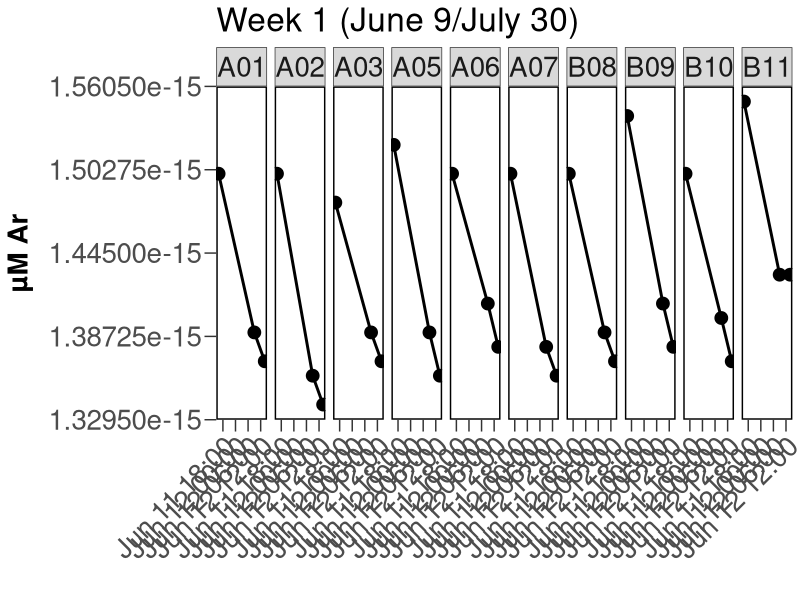
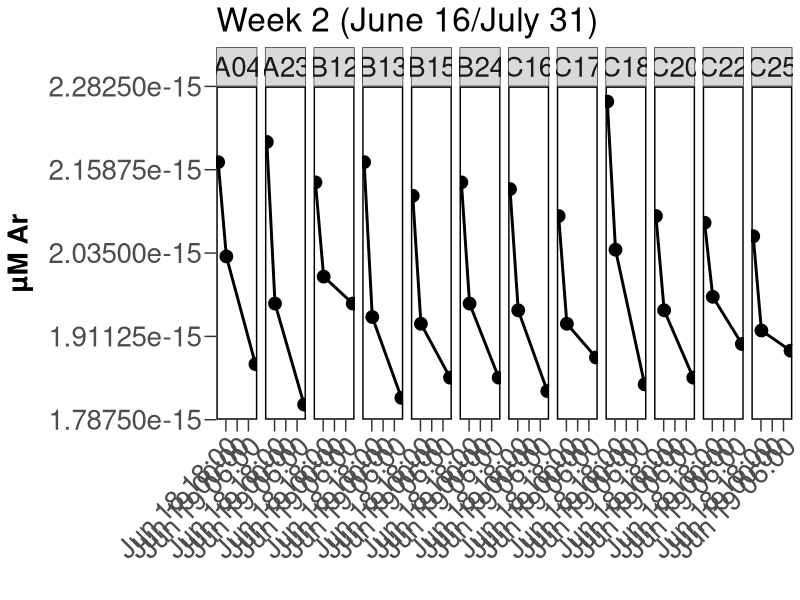
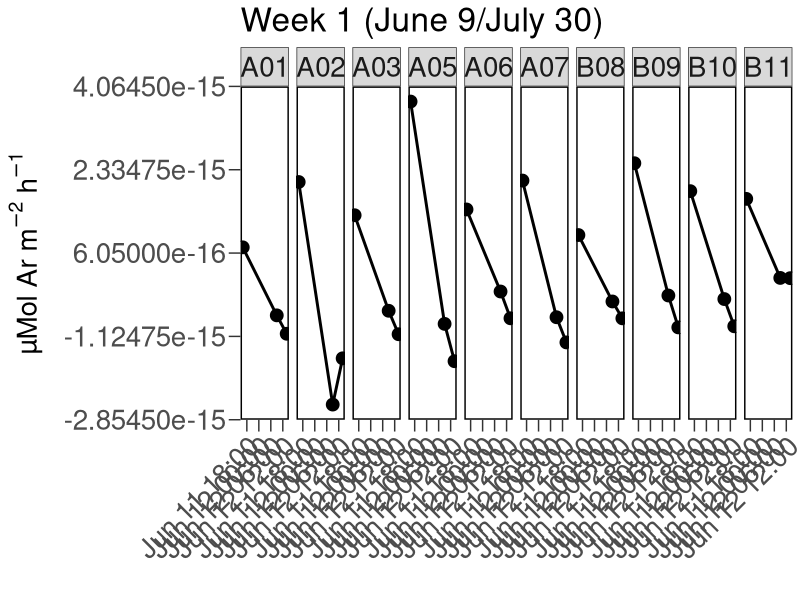
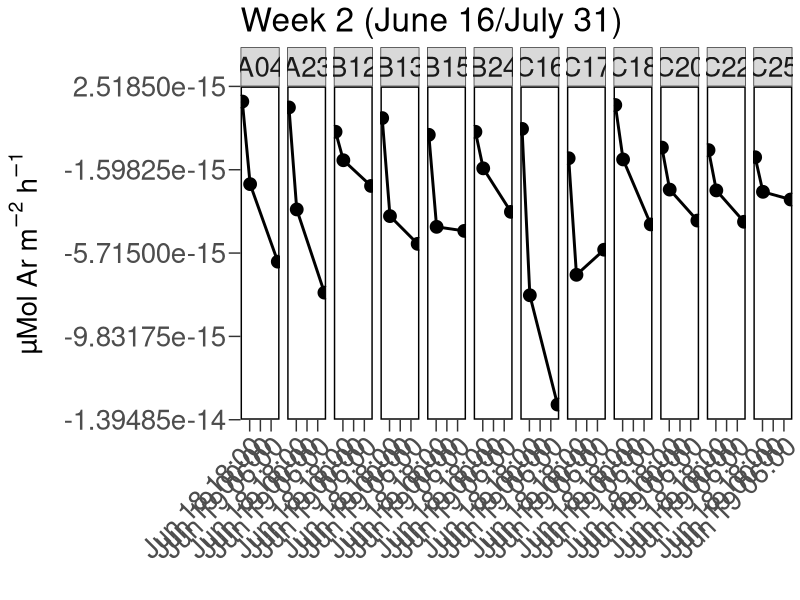
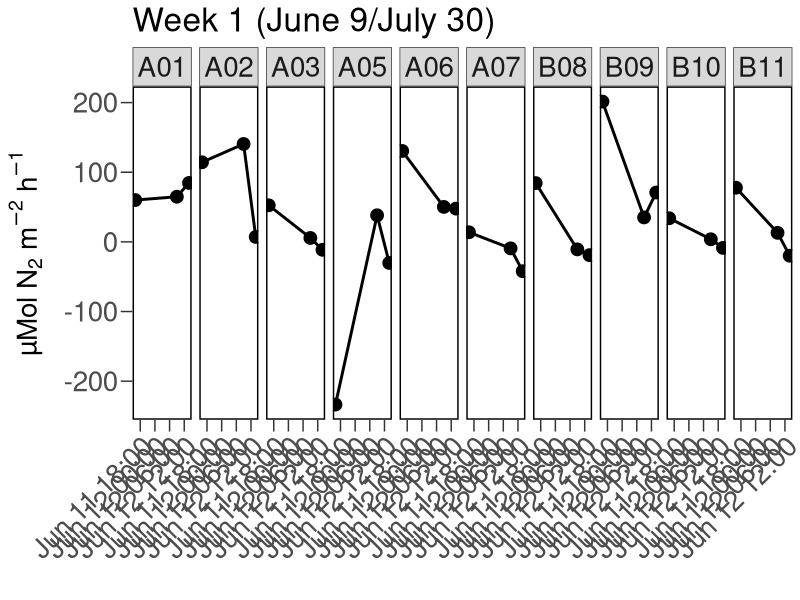
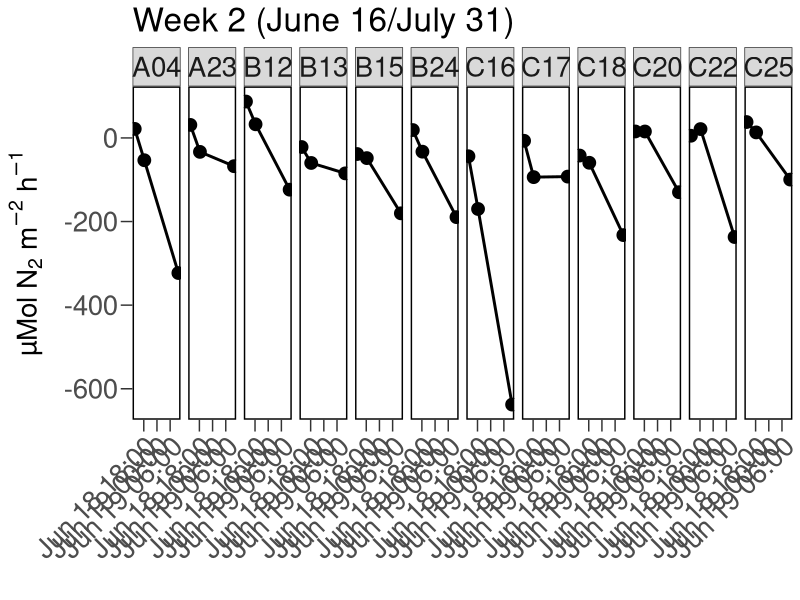
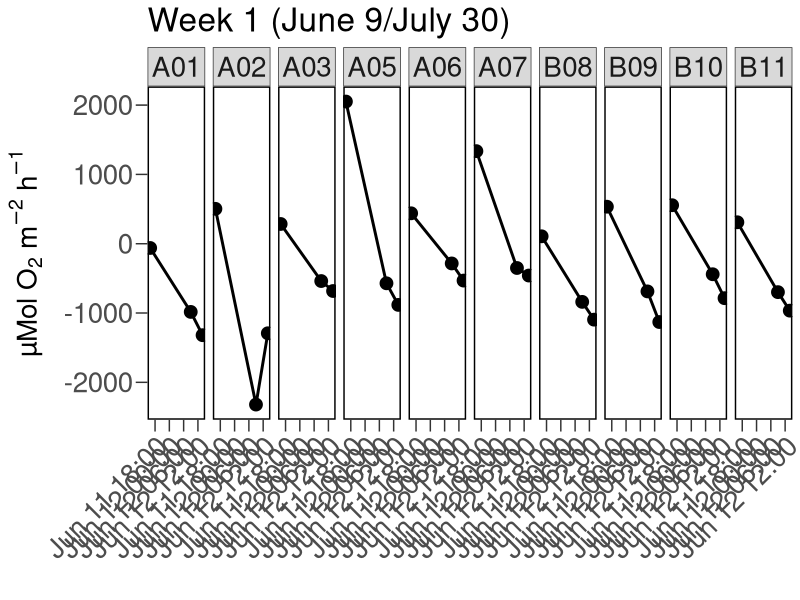
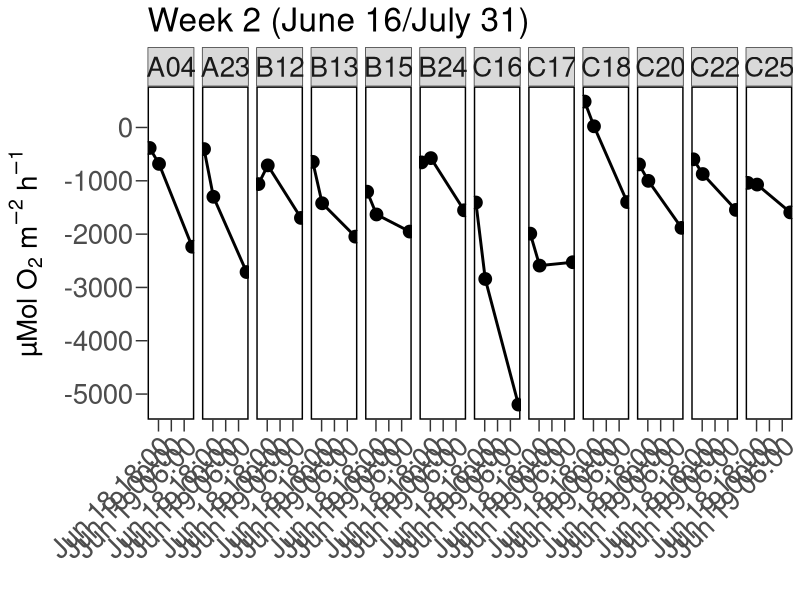

Write R code to recreate these figures, in order.
## ---- chunk 1
rm(list=ls())
knitr::opts_chunk$set(echo = TRUE)
#use to set working directory 
knitr::opts_knit$set(root.dir="~/GitHub/FlowThrough_CoastalAg/analyses")
## ---- chunk 2
require("tidyverse")
## ---- chunk 3
Wk1_0730_MIMS <- read.csv("../data/Wk1_730MIMS_TimeCurves.csv")
Wk2_0731_MIMS <- read.csv("../data/Wk2_731MIMS_TimeCurves.csv")
## ---- chunk 4
# date times:
Wk1_0730_MIMS$Time <- as.POSIXct(Wk1_0730_MIMS$Time, format = "%m/%d/%y %H:%M")
Wk2_0731_MIMS$Time <- as.POSIXct(Wk2_0731_MIMS$Time, format = "%m/%d/%y %H:%M")
## ---- chunk 5
Wk1_0730_MIMS$CoreID <- substr(Wk1_0730_MIMS$Orig.ID, 1, 3)
Wk2_0731_MIMS$CoreID <- substr(Wk2_0731_MIMS$Orig.ID, 1, 3)
## ---- chunk 6
plot.uM.Ar_Wk1 <- ggplot(data = Wk1_0730_MIMS, aes(x = Time, y = uM.Ar)) +
  facet_grid(~CoreID)+
  geom_line(size = 1) +
  geom_point(size = 4)+
  #scale_color_manual(values=c("#CC79A7","#0072B2"), labels = c("Upstream", "Downstream"), name="Sample Location") +
  #scale_shape_manual(values = c(24, 25), labels = c("Upstream", "Downstream"), name = "Sample Location")+
  #scale_fill_manual(values = c("#CC79A7","#0072B2"), labels = c("Upstream", "Downstream"), name="Sample Location")+
  theme_bw() +
  #Remove plot grid lines
  theme(panel.grid.major = element_blank(), panel.grid.minor = element_blank()) + 
  #Set axis title and text properties, tick marks, and labels
  theme(text=element_text(size=20),axis.title=element_text(size=20,face="bold"),
          axis.text=element_text(size=20),  
          axis.title.y=element_text(margin=margin(r=10)),
          axis.title.x = element_text(margin = margin(r=10)),
          panel.border = element_rect(colour = "black",linewidth=1),strip.text = element_text(size = 20), legend.position="bottom", legend.title = element_text(size=20), legend.text=element_text(size=20)) + 
          theme(axis.ticks.length=unit(0.3,"cm")) + 
          labs(x = "", y = "µM Ar", title="Week 1 (June 9/July 30)") +
  theme(rect=element_rect(fill="transparent"))+
  theme(plot.background = element_rect(color=NA), axis.text.x = element_text(angle=45, hjust = 1))
  #scale_x_date(date_breaks = "1 month", limits = c(range(NH3_PO4_Unknown_dropNegs$Date)), date_labels = "%b %y")
  
 
plot.uM.Ar_Wk1
## ---- chunk 7
plot.uM.Ar_Wk2 <- ggplot(data = Wk2_0731_MIMS, aes(x = Time, y = uM.Ar)) +
  facet_grid(~CoreID)+
  geom_line(size = 1) +
  geom_point(size = 4)+
  #scale_color_manual(values=c("#CC79A7","#0072B2"), labels = c("Upstream", "Downstream"), name="Sample Location") +
  #scale_shape_manual(values = c(24, 25), labels = c("Upstream", "Downstream"), name = "Sample Location")+
  #scale_fill_manual(values = c("#CC79A7","#0072B2"), labels = c("Upstream", "Downstream"), name="Sample Location")+
  theme_bw() +
  #Remove plot grid lines
  theme(panel.grid.major = element_blank(), panel.grid.minor = element_blank()) + 
  #Set axis title and text properties, tick marks, and labels
  theme(text=element_text(size=20),axis.title=element_text(size=20,face="bold"),
          axis.text=element_text(size=20),  
          axis.title.y=element_text(margin=margin(r=10)),
          axis.title.x = element_text(margin = margin(r=10)),
          panel.border = element_rect(colour = "black",linewidth=1),strip.text = element_text(size = 20), legend.position="bottom", legend.title = element_text(size=20), legend.text=element_text(size=20)) + 
          theme(axis.ticks.length=unit(0.3,"cm")) + 
          labs(x = "", y = "µM Ar", title="Week 2 (June 16/July 31)") +
  theme(rect=element_rect(fill="transparent"))+
  theme(plot.background = element_rect(color=NA), axis.text.x = element_text(angle=45, hjust = 1))
  #scale_x_date(date_breaks = "1 month", limits = c(range(NH3_PO4_Unknown_dropNegs$Date)), date_labels = "%b %y")
  
 
plot.uM.Ar_Wk2
## ---- chunk 8
plot.Ar_flux_Wk1 <- ggplot(data = Wk1_0730_MIMS, aes(x = Time, y = Ar.flux..umol.Ar.m.2.hr.1.)) +
  facet_grid(~CoreID)+
  geom_line(size = 1) +
  geom_point(size = 4)+
  theme_bw() +
  #Remove plot grid lines
  theme(panel.grid.major = element_blank(), panel.grid.minor = element_blank()) + 
  #Set axis title and text properties, tick marks, and labels
  theme(text=element_text(size=20),axis.title=element_text(size=20,face="bold"),
          axis.text=element_text(size=20),  
          axis.title.y=element_text(margin=margin(r=10)),
          axis.title.x = element_text(margin = margin(r=10)),
          panel.border = element_rect(colour = "black",linewidth=1),strip.text = element_text(size = 20), legend.position="bottom", legend.title = element_text(size=20), legend.text=element_text(size=20)) + 
          theme(axis.ticks.length=unit(0.3,"cm")) + 
          labs(x = "", y = expression(paste("µMol Ar m"^{-2}, " h"^{-1})), title="Week 1 (June 9/July 30)") +
  theme(rect=element_rect(fill="transparent"))+
  theme(plot.background = element_rect(color=NA), axis.text.x = element_text(angle=45, hjust = 1))
  #scale_x_date(date_breaks = "1 month", limits = c(range(NH3_PO4_Unknown_dropNegs$Date)), date_labels = "%b %y")
  
 
plot.Ar_flux_Wk1
## ---- chunk 9
plot.Ar_flux_Wk2 <- ggplot(data = Wk2_0731_MIMS, aes(x = Time, y = Ar.flux..umol.Ar.m.2.hr.1.)) +
  facet_grid(~CoreID)+
  geom_line(size = 1) +
  geom_point(size = 4)+
  theme_bw() +
  #Remove plot grid lines
  theme(panel.grid.major = element_blank(), panel.grid.minor = element_blank()) + 
  #Set axis title and text properties, tick marks, and labels
  theme(text=element_text(size=20),axis.title=element_text(size=20,face="bold"),
          axis.text=element_text(size=20),  
          axis.title.y=element_text(margin=margin(r=10)),
          axis.title.x = element_text(margin = margin(r=10)),
          panel.border = element_rect(colour = "black",linewidth=1),strip.text = element_text(size = 20), legend.position="bottom", legend.title = element_text(size=20), legend.text=element_text(size=20)) + 
          theme(axis.ticks.length=unit(0.3,"cm")) + 
          labs(x = "", y = expression(paste("µMol Ar m"^{-2}, " h"^{-1})), title="Week 2 (June 16/July 31)") +
  theme(rect=element_rect(fill="transparent"))+
  theme(plot.background = element_rect(color=NA), axis.text.x = element_text(angle=45, hjust = 1))
  
 
plot.Ar_flux_Wk2
## ---- chunk 10
plot.N2_flux_Wk1 <- ggplot(data = Wk1_0730_MIMS, aes(x = Time, y = N2.flux..umol.N.m.2.hr.1.)) +
  facet_grid(~CoreID)+
  geom_line(size = 1) +
  geom_point(size = 4)+
  theme_bw() +
  #Remove plot grid lines
  theme(panel.grid.major = element_blank(), panel.grid.minor = element_blank()) + 
  #Set axis title and text properties, tick marks, and labels
  theme(text=element_text(size=20),axis.title=element_text(size=20,face="bold"),
          axis.text=element_text(size=20),  
          axis.title.y=element_text(margin=margin(r=10)),
          axis.title.x = element_text(margin = margin(r=10)),
          panel.border = element_rect(colour = "black",linewidth=1),strip.text = element_text(size = 20), legend.position="bottom", legend.title = element_text(size=20), legend.text=element_text(size=20)) + 
          theme(axis.ticks.length=unit(0.3,"cm")) + 
          labs(x = "", y = expression(paste("µMol N"[2], " m"^{-2}, " h"^{-1})), title="Week 1 (June 9/July 30)") +
  theme(rect=element_rect(fill="transparent"))+
  theme(plot.background = element_rect(color=NA), axis.text.x = element_text(angle=45, hjust = 1))
  #scale_x_date(date_breaks = "1 month", limits = c(range(NH3_PO4_Unknown_dropNegs$Date)), date_labels = "%b %y")
  
 
plot.N2_flux_Wk1
## ---- chunk 11
plot.N2_flux_Wk2 <- ggplot(data = Wk2_0731_MIMS, aes(x = Time, y = N2.flux..umol.N.m.2.hr.1.)) +
  facet_grid(~CoreID)+
  geom_line(size = 1) +
  geom_point(size = 4)+
  theme_bw() +
  #Remove plot grid lines
  theme(panel.grid.major = element_blank(), panel.grid.minor = element_blank()) + 
  #Set axis title and text properties, tick marks, and labels
  theme(text=element_text(size=20),axis.title=element_text(size=20,face="bold"),
          axis.text=element_text(size=20),  
          axis.title.y=element_text(margin=margin(r=10)),
          axis.title.x = element_text(margin = margin(r=10)),
          panel.border = element_rect(colour = "black",linewidth=1),strip.text = element_text(size = 20), legend.position="bottom", legend.title = element_text(size=20), legend.text=element_text(size=20)) + 
          theme(axis.ticks.length=unit(0.3,"cm")) + 
          labs(x = "", y = expression(paste("µMol N"[2], " m"^{-2}, " h"^{-1})), title="Week 2 (June 16/July 31)") +
  theme(rect=element_rect(fill="transparent"))+
  theme(plot.background = element_rect(color=NA), axis.text.x = element_text(angle=45, hjust = 1))
  #scale_x_date(date_breaks = "1 month", limits = c(range(NH3_PO4_Unknown_dropNegs$Date)), date_labels = "%b %y")
  
 
plot.N2_flux_Wk2
## ---- chunk 12
plot.O2_flux_Wk1 <- ggplot(data = Wk1_0730_MIMS, aes(x = Time, y = O2.flux..umol.O2.m.2.hr.1.)) +
  facet_grid(~CoreID)+
  geom_line(size = 1) +
  geom_point(size = 4)+
  theme_bw() +
  #Remove plot grid lines
  theme(panel.grid.major = element_blank(), panel.grid.minor = element_blank()) + 
  #Set axis title and text properties, tick marks, and labels
  theme(text=element_text(size=20),axis.title=element_text(size=20,face="bold"),
          axis.text=element_text(size=20),  
          axis.title.y=element_text(margin=margin(r=10)),
          axis.title.x = element_text(margin = margin(r=10)),
          panel.border = element_rect(colour = "black",linewidth=1),strip.text = element_text(size = 20), legend.position="bottom", legend.title = element_text(size=20), legend.text=element_text(size=20)) + 
          theme(axis.ticks.length=unit(0.3,"cm")) + 
          labs(x = "", y = expression(paste("µMol O"[2], " m"^{-2}, " h"^{-1})), title="Week 1 (June 9/July 30)") +
  theme(rect=element_rect(fill="transparent"))+
  theme(plot.background = element_rect(color=NA), axis.text.x = element_text(angle=45, hjust = 1))
  
 
plot.O2_flux_Wk1
## ---- chunk 13
plot.O2_flux_Wk2 <- ggplot(data = Wk2_0731_MIMS, aes(x = Time, y = O2.flux..umol.O2.m.2.hr.1.)) +
  facet_grid(~CoreID)+
  geom_line(size = 1) +
  geom_point(size = 4)+
  theme_bw() +
  #Remove plot grid lines
  theme(panel.grid.major = element_blank(), panel.grid.minor = element_blank()) + 
  #Set axis title and text properties, tick marks, and labels
  theme(text=element_text(size=20),axis.title=element_text(size=20,face="bold"),
          axis.text=element_text(size=20),  
          axis.title.y=element_text(margin=margin(r=10)),
          axis.title.x = element_text(margin = margin(r=10)),
          panel.border = element_rect(colour = "black",linewidth=1),strip.text = element_text(size = 20), legend.position="bottom", legend.title = element_text(size=20), legend.text=element_text(size=20)) + 
          theme(axis.ticks.length=unit(0.3,"cm")) + 
          labs(x = "", y = expression(paste("µMol O"[2], " m"^{-2}, " h"^{-1})), title="Week 2 (June 16/July 31)") +
  theme(rect=element_rect(fill="transparent"))+
  theme(plot.background = element_rect(color=NA), axis.text.x = element_text(angle=45, hjust = 1))
  
 
plot.O2_flux_Wk2
